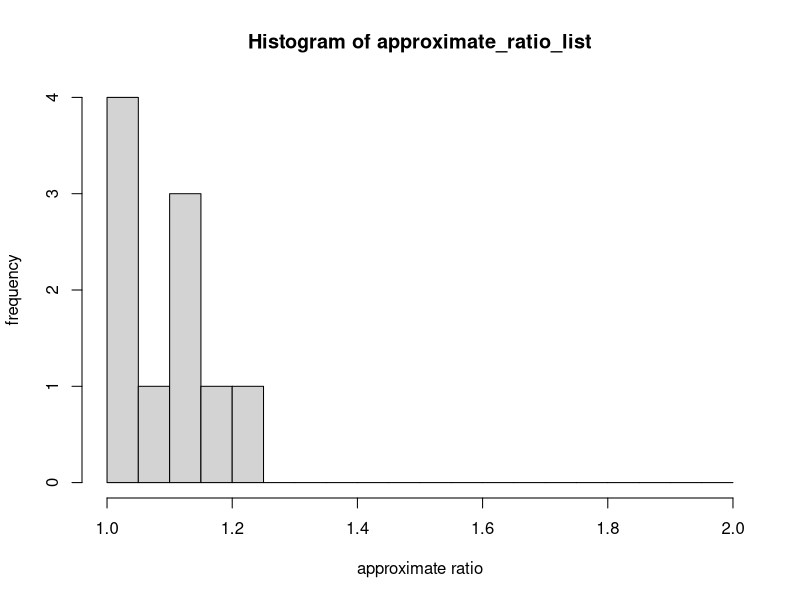

Here is the R script that generated this plot:
library(gtools)

# 巡回セールスマン問題の「厳密」解を求める
# input: dist_matrix: 距離行列
# return: 距離
tsp_exact <- function(dist_matrix){
    n <- nrow(dist_matrix)   # 巡回数
    number_list = seq(2, n, 1)   # 1は最初と最後で決まっているので
    all_combination <- permutations(n=n-1, r=n-1, v=number_list)   # ライブラリで全組合せを列挙する
    best_total_dist <- 1e10
    for(i in 1:nrow(all_combination)){
        order <- c(1, all_combination[i, ], 1)   # 最初と最後にスタート地点を入れておく
        total_dist <- 0
        iter_max <- length(order) - 1
        for(j in 1:iter_max){
            total_dist <- total_dist + dist_matrix[order[j], order[j+1]]
        }
        if(best_total_dist > total_dist){
            best_total_dist <- total_dist
        }
    }

    return(best_total_dist)
}


# 巡回セールスマン問題の「近似」解を求める
# input: dist_matrix: 距離行列
# return: 距離
tsp_approximate <- function(dist_matrix){
    n <- nrow(dist_matrix)   # 巡回数
    total_dist <- 0
    pos <- 1   # 今の場所
    visit_list <- c()   # 巡回したindexを入れておく
    while(length(visit_list) != n){
        best_index <- -1   # posから最も近い場所のindex
        best_dist <- 1e10   # posとの最短距離
        for(i in 1:n){
            # 最後以外でスタート地点に戻ることは許されない
            if(i == 1 && length(visit_list) != n - 1){
                next
            }

            # 既に訪れたなら無視する
            else if(i %in% visit_list){
                next
            }

            # 最短となるindexを計算
            else if(best_dist > dist_matrix[pos, i]){
                best_dist <- dist_matrix[pos, i]
                best_index <- i 
            }
        }

        # 状態を更新
        total_dist <- total_dist + best_dist
        visit_list <- c(visit_list, best_index)
        pos <- best_index
    }

    return(total_dist)
}


# 乱数を生成する
# input: n: 場所数
# return: place_list: 場所のリスト
make_random_place_list <- function(n){
    ret = matrix(data=0, nrow=n, ncol=2)

    # 場所の最小値と最大値
    MIN_Y = -100
    MAX_Y = 100
    MIN_X = -100
    MAX_X = 100

    # スタート地点は原点とする
    ret[1, 0] = 0
    ret[1, 1] = 0

    # 同じ地点が出てくる可能性もあるが、可能性は十分小さいので無視する
    for(i in 2:n){
        ret[i,1] <- sample(MIN_Y:MAX_Y, 1)
        ret[i,2] <- sample(MIN_X:MAX_X, 1)
    }
    return(ret)
}


# 距離行列を作る
# input: place_list: 場所のリスト
# return: matrix: 距離行列
make_dist_matrix <- function(place_list){
    n = nrow(place_list)
    ret = matrix(data=0, nrow=n, ncol=n)
    for(i in 1:n){
        for(j in 1:n){
            ret[i, j] <- sqrt((place_list[i, 1] - place_list[j, 1]) ^ 2 + (place_list[i, 2] - place_list[j, 2]) ^ 2)
        }
    }
    return(ret)
}


# main ==========================================================================================

# パラメータの宣言
MAX_EPISODE <- 10
N <- 8   # 巡回する数
set.seed(20230727)   # 再現性を確保するため乱数のシードを固定する

# 結果を格納するlistの宣言
exact_list <- c()   # 厳密解
approximate_list <- c()   # 近似解
approximate_ratio_list <- c()   # 近似率

for(episode in 1:MAX_EPISODE){
    print(episode)

    # 場所をランダムに決定
    place_list <- make_random_place_list(N) 

    # 距離行列作成
    dist_matrix <- make_dist_matrix(place_list)

    exact_score <- tsp_exact(dist_matrix)
    approximate_score <- tsp_approximate(dist_matrix)
    exact_list <- c(exact_list, exact_score)
    approximate_list <- c(approximate_list, approximate_score)
    approximate_ratio_list <- c(approximate_ratio_list, approximate_score / exact_score)
}

# 確認用に結果を出力しておく
print(length(exact_list))
print(exact_list)
cat("\n")
print(length(approximate_list))
print(approximate_list)
cat("\n")
print(length(approximate_ratio_list))
print(approximate_ratio_list)

# 結果を可視化する
hist(approximate_ratio_list, 
     xlab="approximate ratio", 
     ylab="frequency", 
     breaks=seq(1.0, 2.0, 0.05))

